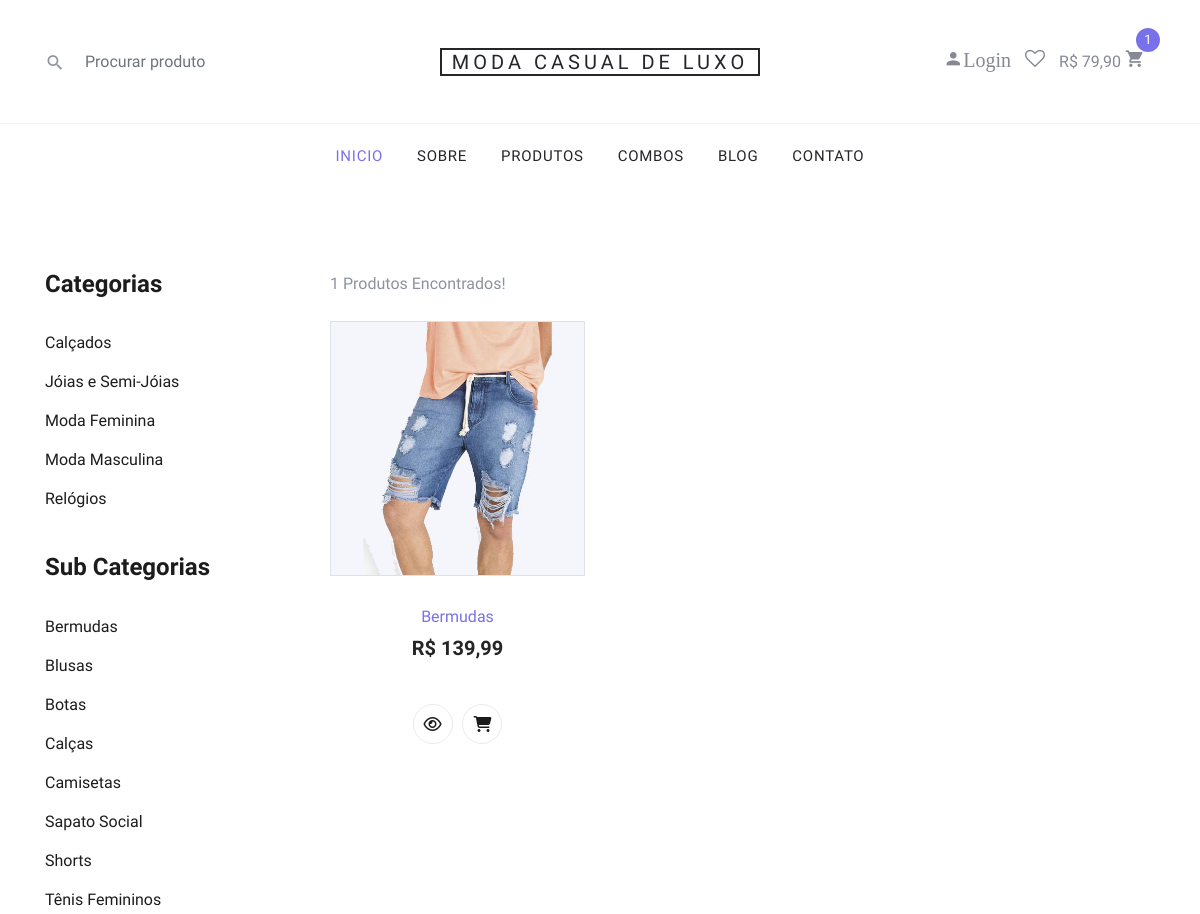
The page /lojaVirtualPHP/produtos-bermudas (upper part) on the database as committed earlier.
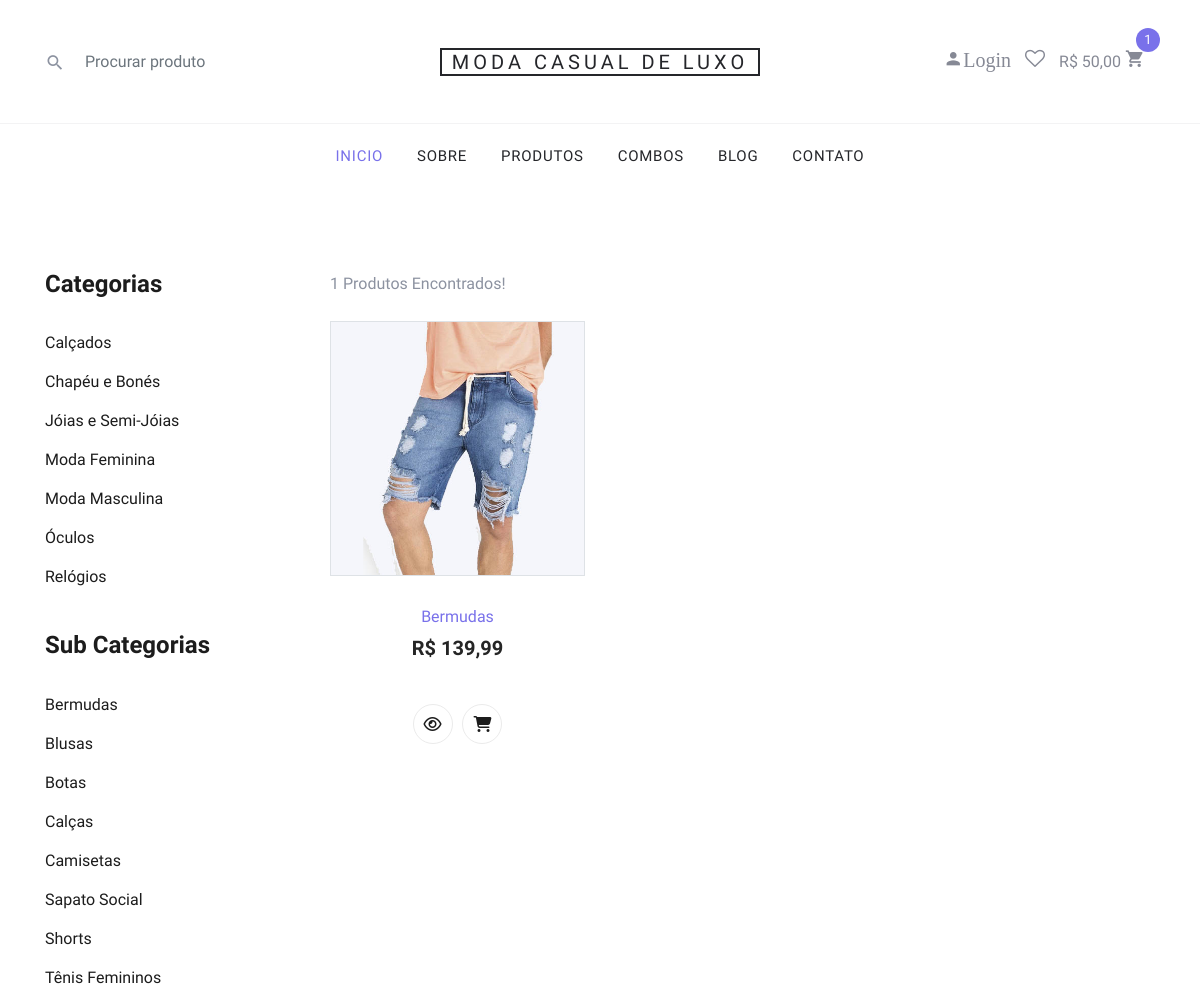
The same page on the database as committed later.
### tables this page shows
CREATE TABLE `produtos` (
  `id` int(11) NOT NULL AUTO_INCREMENT,
  `categoria` int(11) NOT NULL,
  `sub_categoria` int(11) NOT NULL,
  `nome` varchar(100) NOT NULL,
  `nome_url` varchar(100) NOT NULL,
  `descricao` varchar(1000) NOT NULL,
  `descricao_longa` text NOT NULL,
  `valor` decimal(10,2) NOT NULL,
  `imagem` varchar(100) NOT NULL,
  `estoque` int(11) NOT NULL,
  `tipo_envio` int(11) NOT NULL,
  `palavras` varchar(250) NOT NULL,
  `ativo` varchar(5) NOT NULL,
  `peso` double(8,2) DEFAULT NULL,
  `largura` int(11) DEFAULT NULL,
  `altura` int(11) DEFAULT NULL,
  `comprimento` int(11) DEFAULT NULL,
  `modelo` varchar(100) DEFAULT NULL,
  `valor_frete` decimal(8,2) DEFAULT NULL,
  `promocao` varchar(5) NOT NULL,
  `vendas` int(11) DEFAULT NULL,
  PRIMARY KEY (`id`)
);

CREATE TABLE `carrinho` (
  `id` int(11) NOT NULL,
  `id_usuario` int(11) NOT NULL,
  `id_produto` int(11) NOT NULL,
  `quantidade` int(11) NOT NULL,
  `id_venda` int(11) NOT NULL,
  `data` date NOT NULL,
  `combo` varchar(5) NOT NULL
);

CREATE TABLE `categorias` (
  `id` int(11) NOT NULL AUTO_INCREMENT,
  `nome` varchar(50) NOT NULL,
  `nome_url` varchar(50) NOT NULL,
  `imagem` varchar(100) NOT NULL,
  PRIMARY KEY (`id`)
);

CREATE TABLE `sub_categorias` (
  `id` int(11) NOT NULL AUTO_INCREMENT,
  `nome` varchar(50) NOT NULL,
  `nome_url` varchar(50) NOT NULL,
  `imagem` varchar(100) NOT NULL,
  `id_categoria` int(11) NOT NULL,
  PRIMARY KEY (`id`)
);

### lojaVirtualPHP/lista-produtos.php (the view, shortened to what the changed rows need)
<?php
require_once("cabecalho.php");
require_once("conexao.php");
?>
<?php
if(@$_GET['pagina'] != null){
    $pag = $_GET['pagina'];
}else{
    $pag = 0;
}
$limite = $pag * @$itens_por_pagina;
?>
<?php
$subcategoria_get = @$_GET['nome'];
$query = $pdo->query("SELECT * FROM sub_categorias where nome_url = '$subcategoria_get' ");
$res = $query->fetchAll(PDO::FETCH_ASSOC);
$id_subcategoria = @$res[0]['id'];
 ?>
 <?php
$valor_inicial = @$_GET['valor-inicial'];
$valor_final = @$_GET['valor-final'];
 ?>
<section class="product spad">
    <div class="container">
        <div class="row">
            <div class="col-lg-3 col-md-5">
                <div class="sidebar">
                    <div class="sidebar__item">
                        <ul>
                            <?php
                            $query = $pdo->query("SELECT * FROM categorias order by nome asc ");
                            $res = $query->fetchAll(PDO::FETCH_ASSOC);
                            for ($i=0; $i < count($res); $i++) {
                              $nome = $res[$i]['nome'];
                              $nome_url = $res[$i]['nome_url'];
                              ?>
                              <li><a href="sub-categoria-de-<?php echo $nome_url ?>"><?php echo $nome ?></a></li>
                          <?php } ?>
                      </ul>
                  </div>
                  <div class="sidebar__item">
                    <ul>
                        <?php
                        $query = $pdo->query("SELECT * FROM sub_categorias order by nome asc ");
                        $res = $query->fetchAll(PDO::FETCH_ASSOC);
                        for ($i=0; $i < count($res); $i++) {
                          $nome = $res[$i]['nome'];
                          $nome_url = $res[$i]['nome_url'];
                          ?>
                          <li><a href="produtos-<?php echo $nome_url ?>"><?php echo $nome ?></a></li>
                      <?php } ?>
                  </ul>
              </div>
    </div>
</div>
<div class="col-lg-9 col-md-7">
        <?php
        if(@$_GET['txtBuscar'] != "") {
            $buscar = '%'.@$_GET['txtBuscar'].'%';
        }else{
            $buscar = '%';
        }
        if($subcategoria_get == "" and $valor_inicial == "") {
        $query = $pdo->query("SELECT * FROM produtos where (nome LIKE '$buscar' or palavras like '$buscar') and ativo = 'Sim' and estoque > 0 order by id desc LIMIT $limite, $itens_por_pagina ");
        }else if($valor_inicial != ""){
            $query = $pdo->query("SELECT * FROM produtos where valor >= '$valor_inicial' and valor <= '$valor_final' and ativo = 'Sim' and estoque > 0 order by id desc");
        }
        else{
            $query = $pdo->query("SELECT * FROM produtos where sub_categoria = '$id_subcategoria' and ativo = 'Sim' and estoque > 0 order by id desc");
        }
        $res = $query->fetchAll(PDO::FETCH_ASSOC);
        echo '<div class="row mt-4">';
        for ($i=0; $i < count($res); $i++) {
          $nome = $res[$i]['nome'];
          $valor = $res[$i]['valor'];
          $nome_url = $res[$i]['nome_url'];
          $imagem = $res[$i]['imagem'];
          $promocao = $res[$i]['promocao'];
          $id = $res[$i]['id'];
          $valor = number_format($valor, 2, ',', '.');
          if($promocao == 'Sim'){
            $queryp = $pdo->query("SELECT * FROM promocoes where id_produto = '$id' ");
            $resp = $queryp->fetchAll(PDO::FETCH_ASSOC);
            $valor_promo = $resp[0]['valor'];
            $desconto = $resp[0]['desconto'];
            $valor_promo = number_format($valor_promo, 2, ',', '.');
            ?>
            <div class="col-lg-4 col-md-6 col-sm-6">
                <div class="product__discount__item">
                    <!-- <div class="product__discount__item__pic set-bg"
                    data-setbg="img/produtos/<?php echo $imagem ?>"> -->
                    <div>
                        <figure class="block-4-image text-center border">
                    <img src="img/produtos/<?php echo $imagem ?>" alt="Image placeholder" class="img-fluid">
                    <ul class="product__item__pic__hover">
                     <li><a href="produto-<?php echo $nome_url ?>"><i class="fa fa-eye"></i></a></li>
                    <li><a href="" onclick="carrinhoModal('<?php echo $id ?>','Não')"><i class="fa fa-shopping-cart"></i></a>
                     </ul>
                  </figure>
                    <div class="product__discount__percent">-<?php echo $desconto ?>%</div>
                    <!-- <ul class="product__item__pic__hover">
                     <li><a href="produto-<?php echo $nome_url ?>"><i class="fa fa-eye"></i></a></li>
                    <li><a href="" onclick="carrinhoModal('<?php echo $id ?>','Não')"><i class="fa fa-shopping-cart"></i></a>
                     </ul> -->
                 </div>
                 <div class="product__discount__item__text">
                    <h5><a href="produto-<?php echo $nome_url ?>"><?php echo $nome ?></a></h5>
                    <div class="product__item__price">R$ <?php echo $valor_promo ?> <span>R$ <?php echo $valor ?></span></div>
                </div>
            </div>
        </div>
    <?php }else{ ?>
     <div class="col-lg-4 col-md-6 col-sm-6">
       <div class="featured__item">
        <div>
                        <figure class="block-4-image text-center border">
                    <img src="img/produtos/<?php echo $imagem ?>" alt="Image placeholder" class="img-fluid">
                  </figure>
            <ul class="featured__item__pic__hover">
                <li><a href="produto-<?php echo $nome_url ?>"><i class="fa fa-eye"></i></a></li>
                <li><a href="" onclick="carrinhoModal('<?php echo $id ?>','Não')"><i class="fa fa-shopping-cart"></i></a>
            </ul>
        </div>
        <div class="featured__item__text">
            <a href="produto-<?php echo $nome_url ?>"><h6><?php echo $nome ?></h6>
                <h5>R$ <?php echo $valor ?></h5></a>
            </div>
        </div>
    </div>
<?php } } ?>
</div>
</div>
</div>
</div>
</section>
<?php
require_once("rodape.php");
?>

### lojaVirtualPHP/cabecalho.php (shortened to what the changed rows need)
<?php require_once("config.php");
require_once("conexao.php");
$id_usuario = @$_SESSION['id_usuario'];
$res = $pdo->query("SELECT * from carrinho where id_usuario = '$id_usuario' and id_venda = 0 order by id asc");
$dados = $res->fetchAll(PDO::FETCH_ASSOC);
$linhas = count($dados);
for ($i=0; $i < count($dados); $i++) {
$combo = $dados[$i]['combo'];
$id_produto = $dados[$i]['id_produto'];
 $quantidade = $dados[$i]['quantidade'];
 if($combo == 'Sim'){
   $res_p = $pdo->query("SELECT * from combos where id = '$id_produto' ");
 }else{
  $res_p = $pdo->query("SELECT * from produtos where id = '$id_produto' ");
 }
 $dados_p = $res_p->fetchAll(PDO::FETCH_ASSOC);
 if($combo == 'Sim'){
  $promocao = "";
  $pasta = "combos";
 }else{
  $promocao = @$dados_p[0]['promocao'];
 }
 if($promocao == 'Sim'){
  $queryp = $pdo->query("SELECT * FROM promocoes where id_produto = '$id_produto' ");
  $resp = $queryp->fetchAll(PDO::FETCH_ASSOC);
  $valor = $resp[0]['valor'];
}else{
  $valor = @$dados_p[0]['valor'];
}
$total_item = $valor * $quantidade;
@$total = @$total + $total_item;
}
@$total_c = number_format(@$total, 2, ',', '.');
?>
<!DOCTYPE html>
<html lang="en">
  <head>
    <link href="https://cdn.jsdelivr.net/npm/bootstrap@5.1.3/dist/css/bootstrap.min.css" rel="stylesheet">
     <link rel="stylesheet" href="cssH/style.css" type="text/css">
    <link rel="stylesheet" href="fonts/icomoon/style.css">
    <link rel="stylesheet" href="css/bootstrap.min.css">
    <link rel="stylesheet" href="css/magnific-popup.css">
    <link rel="stylesheet" href="css/jquery-ui.css">
    <link rel="stylesheet" href="css/owl.carousel.min.css">
    <link rel="stylesheet" href="css/owl.theme.default.min.css">
    <link rel="stylesheet" href="css/aos.css">
    <link rel="stylesheet" href="css/style.css">
    <link rel="stylesheet" href="css/meustyle.css">
  </head>
  <body>
  <div class="site-wrap">
    <header class="site-navbar" role="banner">
      <div class="site-navbar-top">
        <div class="container">
          <div class="row align-items-center">
            <div class="col-6 col-md-4 order-3 order-md-3 text-right">
              <div class="site-top-icons">
                <ul>
                  <li>
                    <a href="carrinho.php" class="site-cart">
                      <span class=""> R$ <?php echo $total_c . " " ?></span>
                      <span class="icon icon-shopping_cart"></span>
                      <span class="count"> <?php echo $linhas ?> </span>
                    </a>
                  </li>
                </ul>
              </div>
            </div>
          </div>
        </div>
      </div>
    </header>

Rows that differ between the two databases and show on the page:
changed produtos (number 1 of 2 on the later page): valor.quantidade "79,90" → "50,00"
added categorias: nome "Chapéu e Bonés"
added categorias: nome "Óculos"
